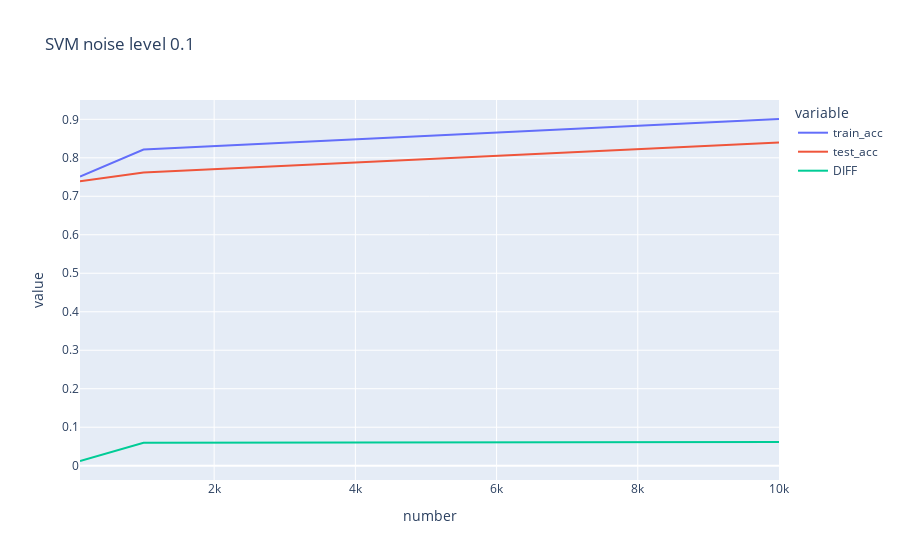

The notebook cell this image was saved under:
### Code cell
by_noise = results_svm.groupby(["number","NL"]).mean()
by_noise = by_noise.reset_index() 
px.line(by_noise.query("NL == 0.01"),x = "number", y = ["train_acc","test_acc","DIFF"],title = "SVM noise level 0.1")

### Figure 1 — Plotly figure (JSON) as saved in the notebook; plotly's stock layout.template omitted (floating-point values rounded to 4 significant figures)
{"data": [{"hovertemplate": "variable=train_acc<br>number=%{x}<br>value=%{y}<extra></extra>", "legendgroup": "train_acc", "line": {"color": "#636efa", "dash": "solid"}, "marker": {"symbol": "circle"}, "mode": "lines", "name": "train_acc", "orientation": "v", "showlegend": true, "type": "scatter", "x": [100, 1000, 10000], "xaxis": "x", "y": [0.7513, 0.8214, 0.9008], "yaxis": "y"}, {"hovertemplate": "variable=test_acc<br>number=%{x}<br>value=%{y}<extra></extra>", "legendgroup": "test_acc", "line": {"color": "#EF553B", "dash": "solid"}, "marker": {"symbol": "circle"}, "mode": "lines", "name": "test_acc", "orientation": "v", "showlegend": true, "type": "scatter", "x": [100, 1000, 10000], "xaxis": "x", "y": [0.7391, 0.7616, 0.8394], "yaxis": "y"}, {"hovertemplate": "variable=DIFF<br>number=%{x}<br>value=%{y}<extra></extra>", "legendgroup": "DIFF", "line": {"color": "#00cc96", "dash": "solid"}, "marker": {"symbol": "circle"}, "mode": "lines", "name": "DIFF", "orientation": "v", "showlegend": true, "type": "scatter", "x": [100, 1000, 10000], "xaxis": "x", "y": [0.01224, 0.0598, 0.06135], "yaxis": "y"}], "layout": {"autosize": true, "legend": {"title": {"text": "variable"}, "tracegroupgap": 0}, "title": {"text": "SVM noise level 0.1"}, "xaxis": {"anchor": "y", "autorange": true, "domain": [0, 1], "range": [100, 10000], "title": {"text": "number"}, "type": "linear"}, "yaxis": {"anchor": "x", "autorange": true, "domain": [0, 1], "range": [-0.03712, 0.9501], "title": {"text": "value"}, "type": "linear"}}}
